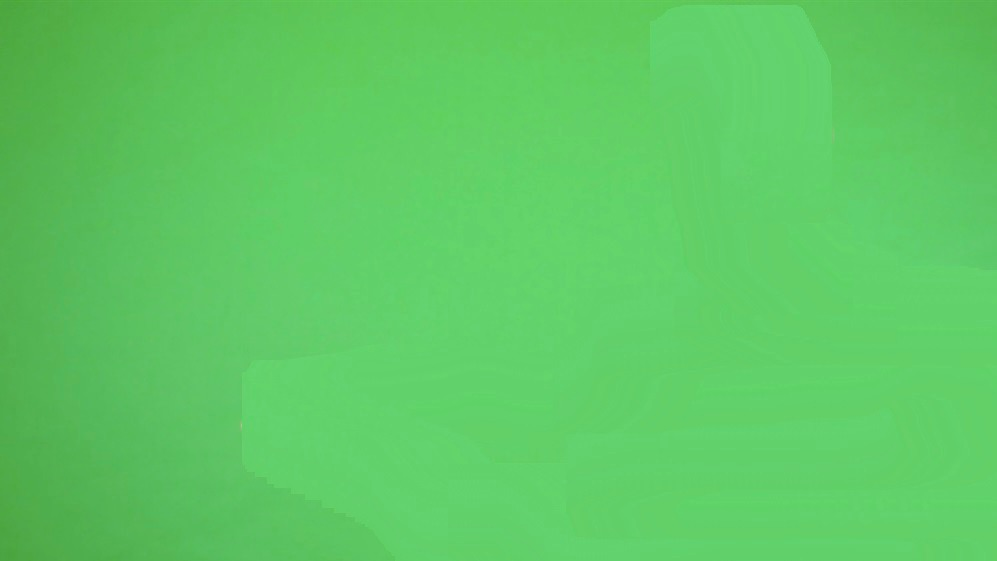
#> input picture Nhập môn thị giác máy tính - UIT/CS231-20521196-Buoi09/maunen.jpg, 997 x 561 px
$ python 20521196_Bai09.py
#> lines starting #> are read from the running program, lines starting #| are printed output that depends on the picture
import cv2
import numpy as np

img = cv2.imread('maunen.jpg')
#> img is the input picture: shape (561, 997, 3); mean B, G, R 99.9, 202.1, 94.3

r_min = np.min(img[:,:,0])-20
#> r_min = 34
g_min = np.min(img[:,:,1])-20
#> g_min = 143
b_min = np.min(img[:,:,2])-20
#> b_min = 53

r_max = np.max(img[:,:,0])+25
#> r_max = 159
g_max = np.max(img[:,:,1])+25
#> g_max = 241
b_max = np.max(img[:,:,2])+25
#> b_max = 169

img_test = cv2.imread('people.jpg')
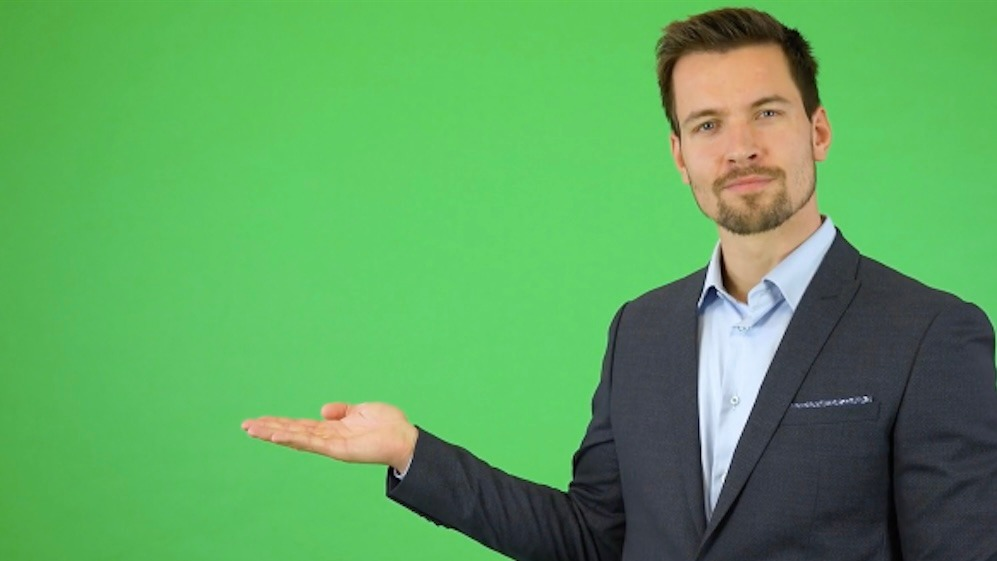
#> input picture Nhập môn thị giác máy tính - UIT/CS231-20521196-Buoi09/people.jpg, 997 x 561 px
#> img_test is the input picture: shape (561, 997, 3); mean B, G, R 93.3, 164.2, 92.7

for i in range(img_test.shape[0]):
    for j in range(img_test.shape[1]):
        if r_min < img_test[i][j][0] and img_test[i][j][0] < r_max and g_min < img_test[i][j][1] and img_test[i][j][1] < g_max and b_min < img_test[i][j][2] and img_test[i][j][2] < b_max :
            img_test[i][j][:] = [150,150,150]
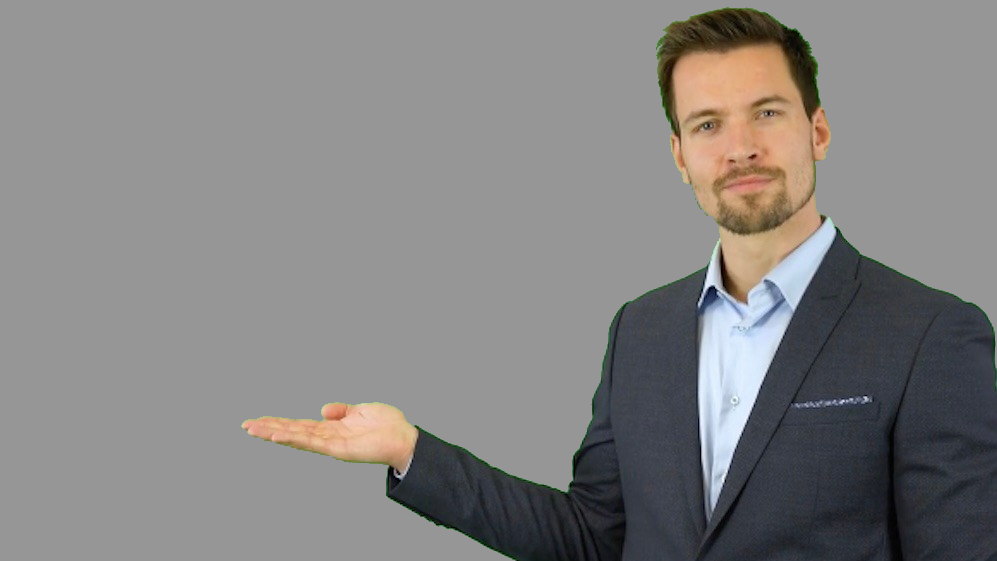
#> img_test: shape (561, 997, 3); mean B, G, R 130.2, 130.7, 132.1

cv2.imshow('img', img_test)
cv2.waitKey(0)
